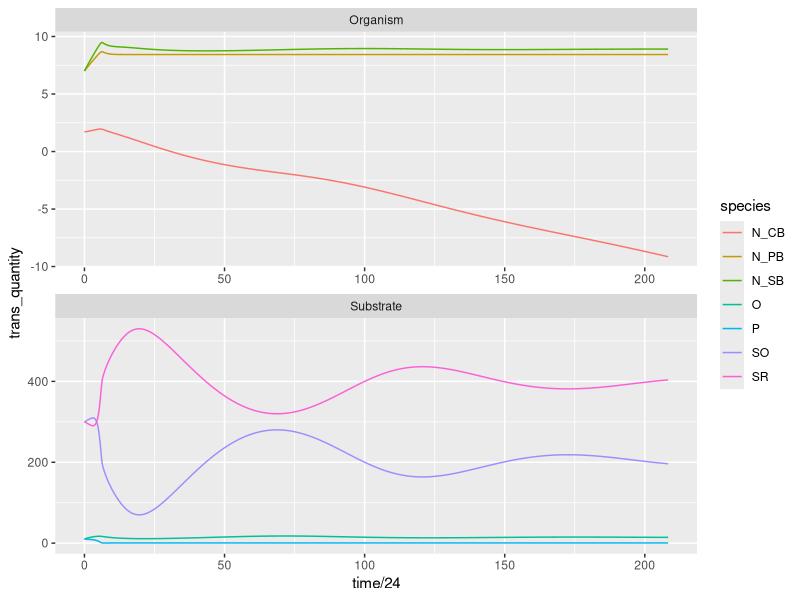
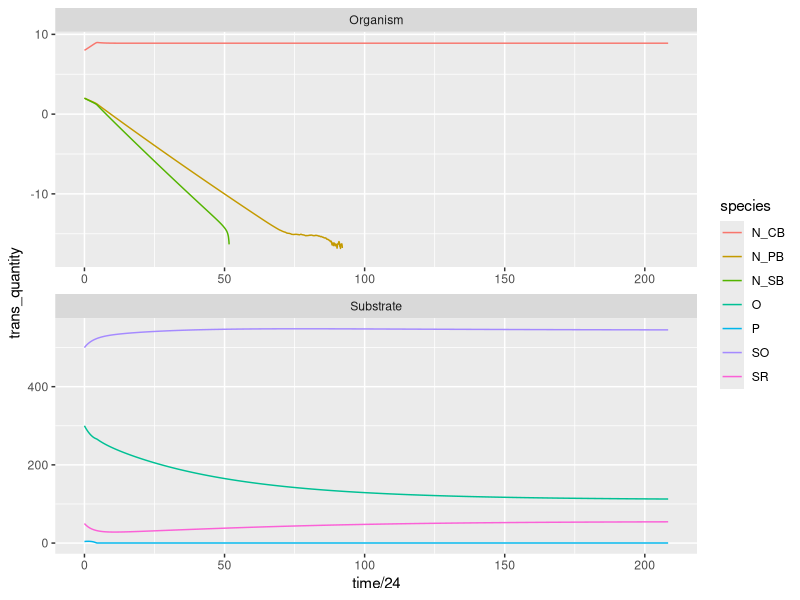
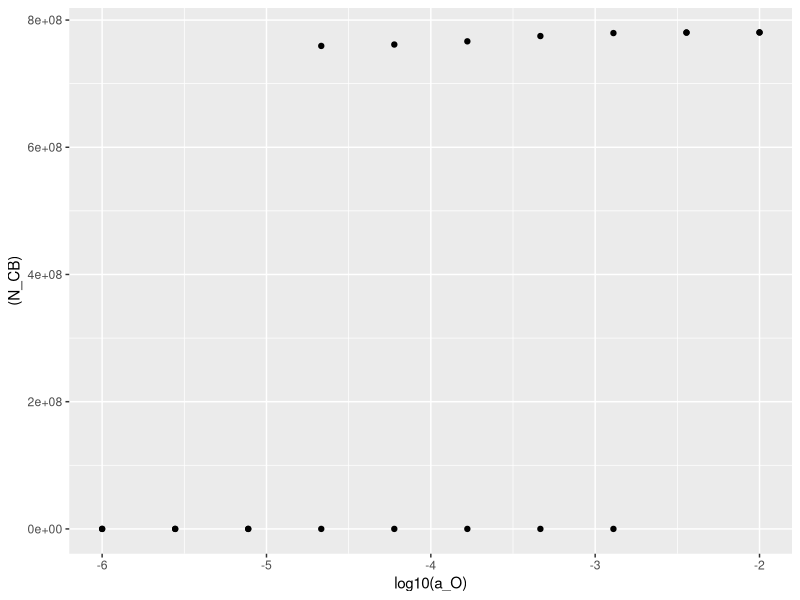
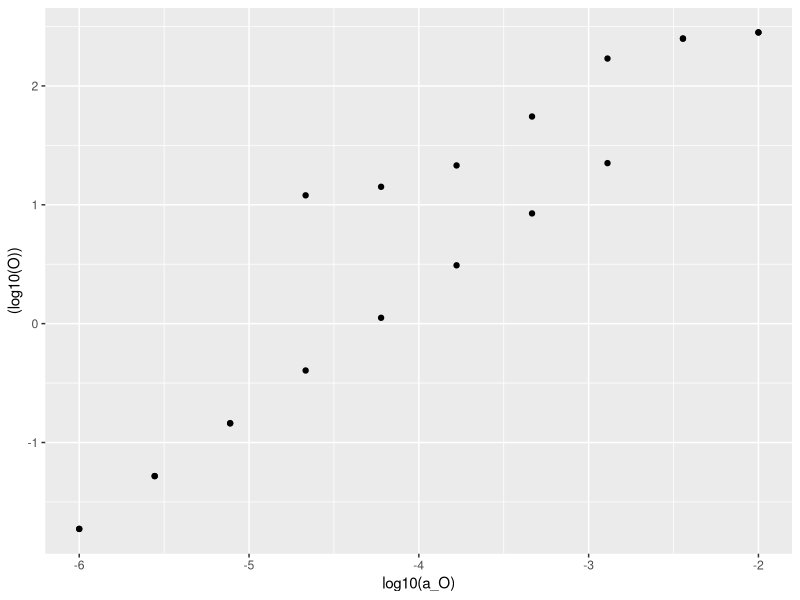

Recreate these plots in R, in order.
## ---- chunk 1
knitr::opts_chunk$set(echo = TRUE)
## ---- chunk 2
library(tidyverse)
library(deSolve)
## ---- chunk 3
growth1 <- function(X, g_max, k_X)
  g_max * ( X / (k_X + X) )
growth2 <- function(X, Y, g_max, k_X, k_Y)
  g_max * ( X / (k_X + X) ) * ( Y / (k_Y + Y))
## ---- chunk 4
inhibition <- function(X, h_X)
  1 / (1 + (X / h_X))
## ---- chunk 5
micro_mod <- function(t, state, parameters) {
  
  with(as.list(c(state, parameters)),{
    
    # rates of change
    N_CB_growth_rate <- growth1(P, g_max_CB, k_CB_P) * inhibition(SR, h_SR_CB) * N_CB 
    N_CB_mortality_rate <- m_CB * N_CB
    N_CB_rate <- N_CB_growth_rate - N_CB_mortality_rate
    
    N_PB_growth_rate <- growth2(P, SR, g_max_PB, k_PB_P, k_PB_SR) * inhibition(O, h_O_PB) * N_PB
    N_PB_mortality_rate <- m_PB * N_PB
    N_PB_rate <- N_PB_growth_rate - N_PB_mortality_rate
    
    N_SB_growth_rate <- growth2(P, SO, g_max_SB, k_SB_P, k_SB_SO) * inhibition(O, h_O_SB) * N_SB
    N_SB_mortality_rate <- m_SB * N_SB
    N_SB_rate <- N_SB_growth_rate - N_SB_mortality_rate
    
    SO_rate <- 1 / Y_SR_PB * N_PB_growth_rate -
      1 / Y_SO_SB * N_SB_growth_rate +
      c * O * SR +
      a_S * (back_SO - SO) 
    
    SR_rate <- - 1 / Y_SR_PB * N_PB_growth_rate +
      1 / Y_SO_SB * N_SB_growth_rate -
      c * O * SR +
      a_S * (back_SR - SR) 
    
    O_rate <- P_CB * N_CB_growth_rate -
      c * O * SR +
      a_O * (back_O - O)
    
    P_rate <- - 1 / y_P_CB * N_CB_growth_rate -
      1 / y_P_PB * N_PB_growth_rate -
      1 / y_P_SB * N_PB_growth_rate +
      a_P * (back_P - P)
    
    # return the rate of change
    list(c(N_CB_rate, N_PB_rate, N_SB_rate,
           SO_rate, SR_rate, O_rate, P_rate))
    
  })
  
}
## ---- chunk 6
parameters <- c(g_max_CB = 0.05,
                g_max_PB = 0.07,
                g_max_SB = 0.1,
                
                k_PB_SR = 10,
                k_SB_SO = 5,
                k_CB_P = 0.2,
                k_PB_P = 0.5,
                k_SB_P = 0.5,
                
                h_SR_CB = 300,
                h_O_PB = 100,
                h_O_SB = 100,
                
                Y_SO_SB = 3.33e7,  
                Y_SR_PB = 1.25e7, ## Y_S_PB in the main text
                y_P_CB = 1.67e8,
                y_P_PB = 1.67e8,
                y_P_SB = 1.67e8,
                
                P_CB = 6e-9,
                
                m_CB = 0.02,
                m_PB = 0.028,
                m_SB = 0.04,
                
                a_S = 0.001,
                a_O = 8e-4,
                a_P = 0.01,
                
                back_SR = 300,
                back_SO = 300,
                back_O = 300,
                back_P = 9.5,
                
                c = 4e-5)

times <- seq(0, 5000, by = 1)

## ---- chunk 7
state <- c(N_CB = 5e1,
           N_PB = 1e7,
           N_SB = 1e7,
           SO = 300,
           SR = 300,
           O = 1e1,
           P = 1e1)

out <- as.data.frame(ode(y = state,
                         times = times,
                         func = micro_mod,
                         parms = parameters,
                         method = "radau"))
out %>%
  gather(species, quantity, 2:ncol(out)) %>%
  mutate(var_type=ifelse(str_sub(species, 1, 1)=="N", "Organism", "Substrate"),
         trans_quantity=ifelse(var_type=="Organism", log10(quantity), quantity)) %>%
  ggplot(aes(x=time/24, y=trans_quantity, col=species)) +
  facet_wrap(~var_type, scales = "free", ncol = 1) +
  geom_line()
## ---- chunk 8
state <- c(N_CB = 1e8,
           N_PB = 1e2,
           N_SB = 1e2,
           SO = 500,
           SR = 50,
           O = 300,
           P = 4)
out <- as.data.frame(ode(y = state,
                         times = times,
                         func = micro_mod,
                         parms = parameters,
                         method = "radau"))
out %>%
  gather(species, quantity, 2:ncol(out)) %>%
  mutate(var_type=ifelse(str_sub(species, 1, 1)=="N", "Organism", "Substrate"),
         trans_quantity=ifelse(var_type=="Organism", log10(quantity), quantity)) %>%
  ggplot(aes(x=time/24, y=trans_quantity, col=species)) +
  facet_wrap(~var_type, scales = "free", ncol = 1) +
  geom_line()

## ---- chunk 9
get_final_states <- function(x) {
  #print(x)
  state["N_CB"] <- x["N_CB"]
  parameters["a_O"] <- x["a_O"]
  #print(state)
   as.data.frame(ode(y=state,
                         times = times,
                         func = micro_mod,
                         parms = parameters,
                         method = "radau"))[2,-1]
}


times <- seq(0, 50000, by = 50000)
state <- c(N_CB = NA,
           N_PB = 1e8,
           N_SB = 1e8,
           SO = 250,
           SR = 350,
           O = 150,
           P = 9.5)

expt <- expand.grid(N_CB=10^seq(0, 10, length=2),
                   a_O = 10^seq(-6, -2, length=10))

result <- apply(expt, 1, function(x) get_final_states(x)) %>%
                          tibble() %>%
                          unnest() %>%
                          mutate(initial_N_CB=expt$N_CB,
                                 a_O=expt$a_O)

ggplot(result, aes(x=log10(a_O), y=(N_CB))) +
  geom_point()
ggplot(result, aes(x=log10(a_O), y=(log10(O)))) +
  geom_point()
